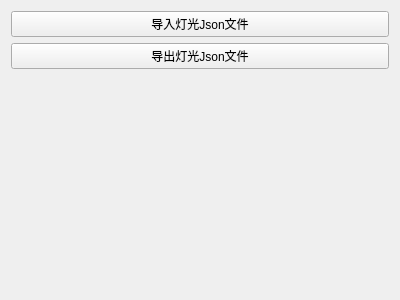
<?xml version="1.0" encoding="UTF-8"?>
<ui version="4.0">
 <class>Form</class>
 <widget class="QWidget" name="Form">
  <property name="geometry">
   <rect>
    <x>0</x>
    <y>0</y>
    <width>400</width>
    <height>300</height>
   </rect>
  </property>
  <property name="windowTitle">
   <string>Form</string>
  </property>
  <layout class="QVBoxLayout" name="verticalLayout">
   <item>
    <widget class="QPushButton" name="Light_Import_BTN">
     <property name="text">
      <string>导入灯光Json文件</string>
     </property>
    </widget>
   </item>
   <item>
    <widget class="QPushButton" name="Light_Export_BTN">
     <property name="text">
      <string>导出灯光Json文件</string>
     </property>
    </widget>
   </item>
   <item>
    <spacer name="verticalSpacer">
     <property name="orientation">
      <enum>Qt::Vertical</enum>
     </property>
     <property name="sizeHint" stdset="0">
      <size>
       <width>20</width>
       <height>40</height>
      </size>
     </property>
    </spacer>
   </item>
  </layout>
 </widget>
 <resources/>
 <connections/>
</ui>
